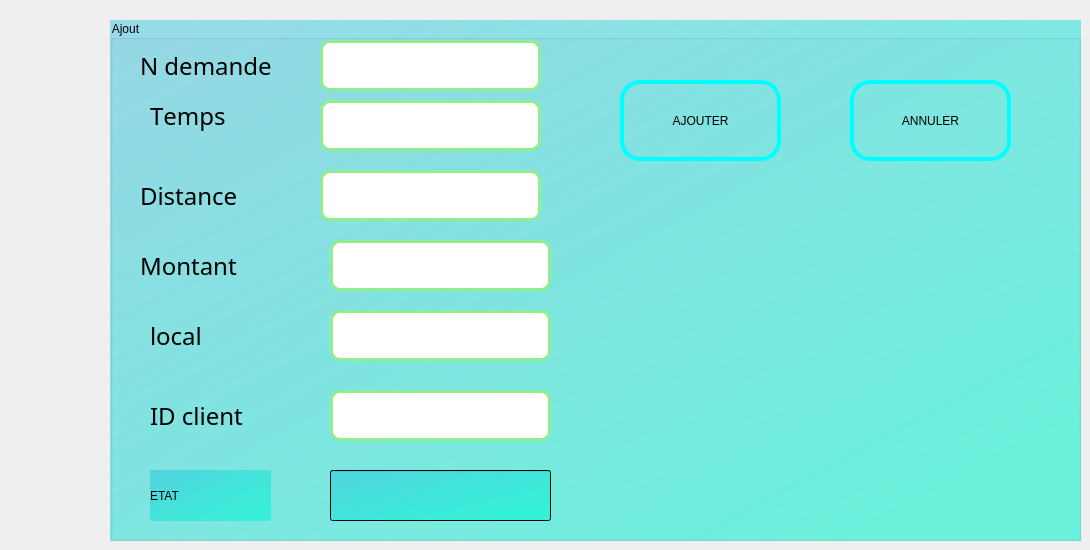
      <widget class="QWidget" name="tab_ajout">
       <attribute name="title">
        <string>Ajouter</string>
       </attribute>
       <widget class="QGroupBox" name="groupBox">
        <property name="geometry">
         <rect>
          <x>110</x>
          <y>20</y>
          <width>971</width>
          <height>521</height>
         </rect>
        </property>
        <property name="styleSheet">
         <string notr="true">background-color: qlineargradient(spread:reflect, x1:0, y1:0, x2:1, y2:1, stop:0 rgba(0, 180, 218, 92), stop:0.895604 rgba(0, 248, 210, 140));</string>
        </property>
        <property name="title">
         <string>Ajout</string>
        </property>
        <widget class="QLabel" name="label_3">
         <property name="geometry">
          <rect>
           <x>30</x>
           <y>20</y>
           <width>161</width>
           <height>51</height>
          </rect>
         </property>
         <property name="font">
          <font>
           <family>Tw Cen MT</family>
           <pointsize>18</pointsize>
           <weight>50</weight>
           <italic>false</italic>
           <bold>false</bold>
           <kerning>false</kerning>
          </font>
         </property>
         <property name="styleSheet">
          <string notr="true">font: 18pt &quot;Tw Cen MT&quot;;
border-color: rgb(0,0, 0, 0);
background-color: qlineargradient(spread:reflect, x1:0, y1:0, x2:1, y2:1, stop:0 rgba(0, 0, 0, 0), stop:1 rgba(0, 0, 0, 0));</string>
         </property>
         <property name="text">
          <string>N demande</string>
         </property>
        </widget>
        <widget class="QLabel" name="label">
         <property name="geometry">
          <rect>
           <x>30</x>
           <y>220</y>
           <width>121</width>
           <height>51</height>
          </rect>
         </property>
         <property name="font">
          <font>
           <family>Tw Cen MT</family>
           <pointsize>18</pointsize>
           <weight>50</weight>
           <italic>false</italic>
           <bold>false</bold>
           <kerning>false</kerning>
          </font>
         </property>
         <property name="styleSheet">
          <string notr="true">font: 18pt &quot;Tw Cen MT&quot;;
border-color: rgb(0,0, 0, 0);
background-color: qlineargradient(spread:reflect, x1:0, y1:0, x2:1, y2:1, stop:0 rgba(0, 0, 0, 0), stop:1 rgba(0, 0, 0, 0));</string>
         </property>
         <property name="text">
          <string>Montant</string>
         </property>
        </widget>
        <widget class="QLabel" name="label_2">
         <property name="geometry">
          <rect>
           <x>40</x>
           <y>70</y>
           <width>121</width>
           <height>51</height>
          </rect>
         </property>
         <property name="font">
          <font>
           <family>Tw Cen MT</family>
           <pointsize>18</pointsize>
           <weight>50</weight>
           <italic>false</italic>
           <bold>false</bold>
           <kerning>false</kerning>
          </font>
         </property>
         <property name="styleSheet">
          <string notr="true">font: 18pt &quot;Tw Cen MT&quot;;
border-color: rgb(0,0, 0, 0);
background-color: qlineargradient(spread:reflect, x1:0, y1:0, x2:1, y2:1, stop:0 rgba(0, 0, 0, 0), stop:1 rgba(0, 0, 0, 0));</string>
         </property>
         <property name="text">
          <string>Temps</string>
         </property>
        </widget>
        <widget class="QLabel" name="label_5">
         <property name="geometry">
          <rect>
           <x>40</x>
           <y>370</y>
           <width>121</width>
           <height>51</height>
          </rect>
         </property>
         <property name="font">
          <font>
           <family>Tw Cen MT</family>
           <pointsize>18</pointsize>
           <weight>50</weight>
           <italic>false</italic>
           <bold>false</bold>
           <kerning>false</kerning>
          </font>
         </property>
         <property name="styleSheet">
          <string notr="true">font: 18pt &quot;Tw Cen MT&quot;;
border-color: rgb(0,0, 0, 0);
background-color: qlineargradient(spread:reflect, x1:0, y1:0, x2:1, y2:1, stop:0 rgba(0, 0, 0, 0), stop:1 rgba(0, 0, 0, 0));</string>
         </property>
         <property name="text">
          <string>ID client</string>
         </property>
        </widget>
        <widget class="QLabel" name="label_6">
         <property name="geometry">
          <rect>
           <x>30</x>
           <y>150</y>
           <width>121</width>
           <height>51</height>
          </rect>
         </property>
         <property name="font">
          <font>
           <family>Tw Cen MT</family>
           <pointsize>18</pointsize>
           <weight>50</weight>
           <italic>false</italic>
           <bold>false</bold>
           <kerning>false</kerning>
          </font>
         </property>
         <property name="styleSheet">
          <string notr="true">font: 18pt &quot;Tw Cen MT&quot;;
border-color: rgb(0,0, 0, 0);
background-color: qlineargradient(spread:reflect, x1:0, y1:0, x2:1, y2:1, stop:0 rgba(0, 0, 0, 0), stop:1 rgba(0, 0, 0, 0));</string>
         </property>
         <property name="text">
          <string>Distance</string>
         </property>
        </widget>
        <widget class="QLineEdit" name="num_demande">
         <property name="enabled">
          <bool>true</bool>
         </property>
         <property name="geometry">
          <rect>
           <x>210</x>
           <y>20</y>
           <width>221</width>
           <height>51</height>
          </rect>
         </property>
         <property name="font">
          <font>
           <family>Segoe UI</family>
           <pointsize>14</pointsize>
           <weight>37</weight>
           <italic>true</italic>
           <bold>false</bold>
          </font>
         </property>
         <property name="autoFillBackground">
          <bool>false</bool>
         </property>
         <property name="styleSheet">
          <string notr="true">background-color: white;
 border-style: solid;
 border-width:3px;
 border-radius:10px;
 border-color: lightgreen;
 </string>
         </property>
         <property name="text">
          <string/>
         </property>
        </widget>
        <widget class="QLineEdit" name="id_client">
         <property name="enabled">
          <bool>true</bool>
         </property>
         <property name="geometry">
          <rect>
           <x>220</x>
           <y>370</y>
           <width>221</width>
           <height>51</height>
          </rect>
         </property>
         <property name="font">
          <font>
           <family>Segoe UI</family>
           <pointsize>14</pointsize>
           <weight>37</weight>
           <italic>true</italic>
           <bold>false</bold>
          </font>
         </property>
         <property name="autoFillBackground">
          <bool>false</bool>
         </property>
         <property name="styleSheet">
          <string notr="true">background-color: white;
 border-style: solid;
 border-width:3px;
 border-radius:10px;
 border-color: lightgreen;
 </string>
         </property>
         <property name="text">
          <string/>
         </property>
        </widget>
        <widget class="QLineEdit" name="temps">
         <property name="enabled">
          <bool>true</bool>
         </property>
         <property name="geometry">
          <rect>
           <x>210</x>
           <y>80</y>
           <width>221</width>
           <height>51</height>
          </rect>
         </property>
         <property name="font">
          <font>
           <family>Segoe UI</family>
           <pointsize>14</pointsize>
           <weight>37</weight>
           <italic>true</italic>
           <bold>false</bold>
          </font>
         </property>
         <property name="autoFillBackground">
          <bool>false</bool>
         </property>
         <property name="styleSheet">
          <string notr="true">background-color: white;
 border-style: solid;
 border-width:3px;
 border-radius:10px;
 border-color: lightgreen;
 </string>
         </property>
         <property name="text">
          <string/>
         </property>
        </widget>
        <widget class="QLineEdit" name="local">
         <property name="enabled">
          <bool>true</bool>
         </property>
         <property name="geometry">
          <rect>
           <x>220</x>
           <y>290</y>
           <width>221</width>
           <height>51</height>
          </rect>
         </property>
         <property name="font">
          <font>
           <family>Segoe UI</family>
           <pointsize>14</pointsize>
           <weight>37</weight>
           <italic>true</italic>
           <bold>false</bold>
          </font>
         </property>
         <property name="autoFillBackground">
          <bool>false</bool>
         </property>
         <property name="styleSheet">
          <string notr="true">background-color: white;
 border-style: solid;
 border-width:3px;
 border-radius:10px;
 border-color: lightgreen;
 </string>
         </property>
         <property name="text">
          <string/>
         </property>
        </widget>
        <widget class="QLineEdit" name="montant">
         <property name="enabled">
          <bool>true</bool>
         </property>
         <property name="geometry">
          <rect>
           <x>220</x>
           <y>220</y>
           <width>221</width>
           <height>51</height>
          </rect>
         </property>
         <property name="font">
          <font>
           <family>Segoe UI</family>
           <pointsize>14</pointsize>
           <weight>37</weight>
           <italic>true</italic>
           <bold>false</bold>
          </font>
         </property>
         <property name="autoFillBackground">
          <bool>false</bool>
         </property>
         <property name="styleSheet">
          <string notr="true">background-color: white;
 border-style: solid;
 border-width:3px;
 border-radius:10px;
 border-color: lightgreen;
 </string>
         </property>
         <property name="text">
          <string/>
         </property>
        </widget>
        <widget class="QLineEdit" name="distance">
         <property name="enabled">
          <bool>true</bool>
         </property>
         <property name="geometry">
          <rect>
           <x>210</x>
           <y>150</y>
           <width>221</width>
           <height>51</height>
          </rect>
         </property>
         <property name="font">
          <font>
           <family>Segoe UI</family>
           <pointsize>14</pointsize>
           <weight>37</weight>
           <italic>true</italic>
           <bold>false</bold>
          </font>
         </property>
         <property name="autoFillBackground">
          <bool>false</bool>
         </property>
         <property name="styleSheet">
          <string notr="true">background-color: white;
 border-style: solid;
 border-width:3px;
 border-radius:10px;
 border-color: lightgreen;
 </string>
         </property>
         <property name="text">
          <string/>
         </property>
        </widget>
        <widget class="QPushButton" name="bouton_annuler">
         <property name="geometry">
          <rect>
           <x>740</x>
           <y>60</y>
           <width>161</width>
           <height>81</height>
          </rect>
         </property>
         <property name="styleSheet">
          <string notr="true">font: 16pt &quot;Tw Cen MT Condensed Extra Bold&quot;;
 background-color: transparent;
 border-style: solid;
 border-width:4px;
 border-radius:20px;
 border-color: cyan;
selection-background-color: green;
selection-color: rgb(98, 98, 98);</string>
         </property>
         <property name="text">
          <string>ANNULER</string>
         </property>
         <property name="icon">
          <iconset>
           <normaloff>../../../Downloads/close-5758.png</normaloff>../../../Downloads/close-5758.png</iconset>
         </property>
        </widget>
        <widget class="QPushButton" name="bouton_ajouter">
         <property name="geometry">
          <rect>
           <x>510</x>
           <y>60</y>
           <width>161</width>
           <height>81</height>
          </rect>
         </property>
         <property name="styleSheet">
          <string notr="true">font: 16pt &quot;Tw Cen MT Condensed Extra Bold&quot;;
 background-color: transparent;
 border-style: solid;
 border-width:4px;
 border-radius:20px;
 border-color: cyan;
selection-background-color: green;
selection-color: rgb(98, 98, 98);</string>
         </property>
         <property name="text">
          <string>AJOUTER</string>
         </property>
         <property name="icon">
          <iconset>
           <normaloff>../../../Downloads/green-add-button-12023 (1).png</normaloff>../../../Downloads/green-add-button-12023 (1).png</iconset>
         </property>
        </widget>
        <widget class="QLabel" name="label_4">
         <property name="geometry">
          <rect>
           <x>40</x>
           <y>290</y>
           <width>121</width>
           <height>51</height>
          </rect>
         </property>
         <property name="font">
          <font>
           <family>Tw Cen MT</family>
           <pointsize>18</pointsize>
           <weight>50</weight>
           <italic>false</italic>
           <bold>false</bold>
           <kerning>false</kerning>
          </font>
         </property>
         <property name="styleSheet">
          <string notr="true">font: 18pt &quot;Tw Cen MT&quot;;
border-color: rgb(0,0, 0, 0);
background-color: qlineargradient(spread:reflect, x1:0, y1:0, x2:1, y2:1, stop:0 rgba(0, 0, 0, 0), stop:1 rgba(0, 0, 0, 0));</string>
         </property>
         <property name="text">
          <string>local</string>
         </property>
        </widget>
        <widget class="QLabel" name="label_15">
         <property name="geometry">
          <rect>
           <x>470</x>
           <y>220</y>
           <width>471</width>
           <height>251</height>
          </rect>
         </property>
         <property name="styleSheet">
          <string notr="true">background-color: transparent;
border-style: transpaent;
 border-width:4px;
 border-radius:20px;
 border-color: cyan;</string>
         </property>
         <property name="text">
          <string/>
         </property>
         <property name="pixmap">
          <pixmap>../../../Downloads/wetransfer_logo-projet-w-png_2023-11-02_1739/logo projetcolored.png</pixmap>
         </property>
         <property name="scaledContents">
          <bool>true</bool>
         </property>
         <property name="wordWrap">
          <bool>false</bool>
         </property>
        </widget>
        <widget class="QLabel" name="label_24">
         <property name="geometry">
          <rect>
           <x>40</x>
           <y>450</y>
           <width>121</width>
           <height>51</height>
          </rect>
         </property>
         <property name="text">
          <string>ETAT</string>
         </property>
        </widget>
        <widget class="QLineEdit" name="etat">
         <property name="geometry">
          <rect>
           <x>220</x>
           <y>450</y>
           <width>221</width>
           <height>51</height>
          </rect>
         </property>
        </widget>
       </widget>
      </widget>
